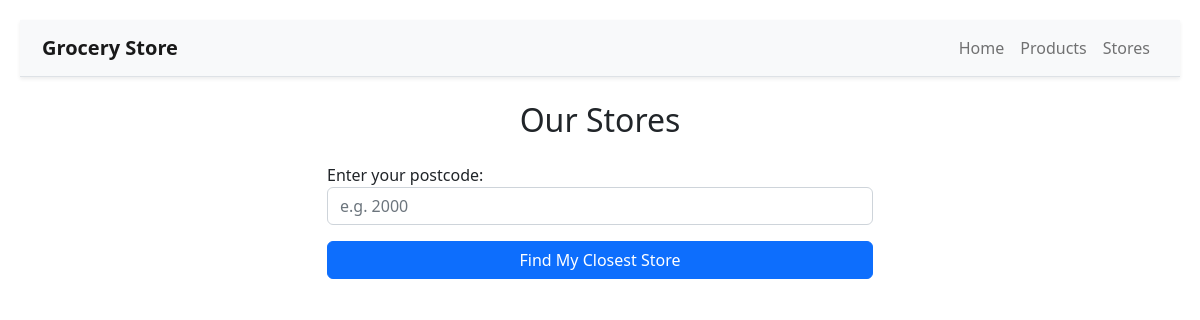
Page /stores on the earlier database version.
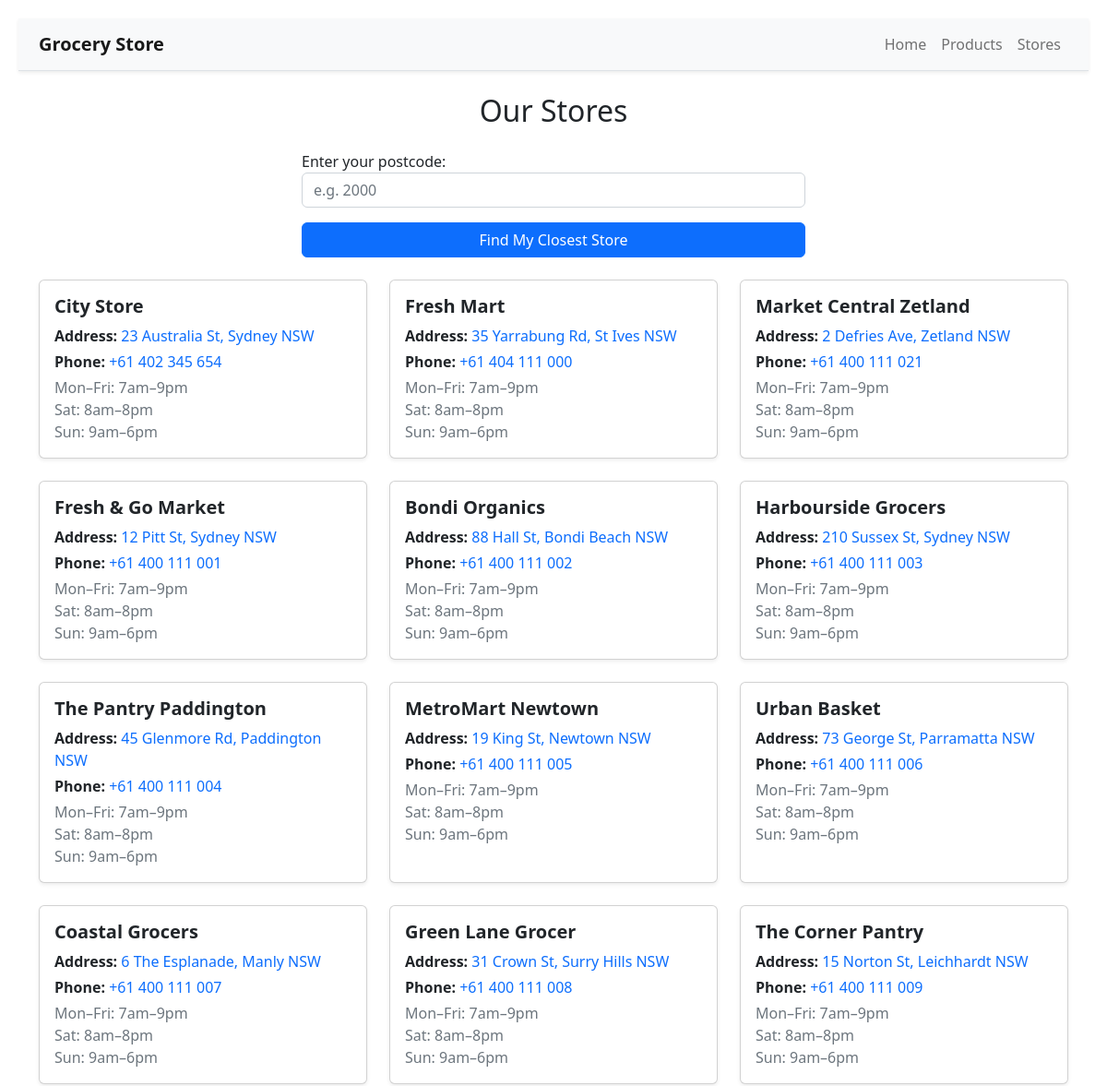
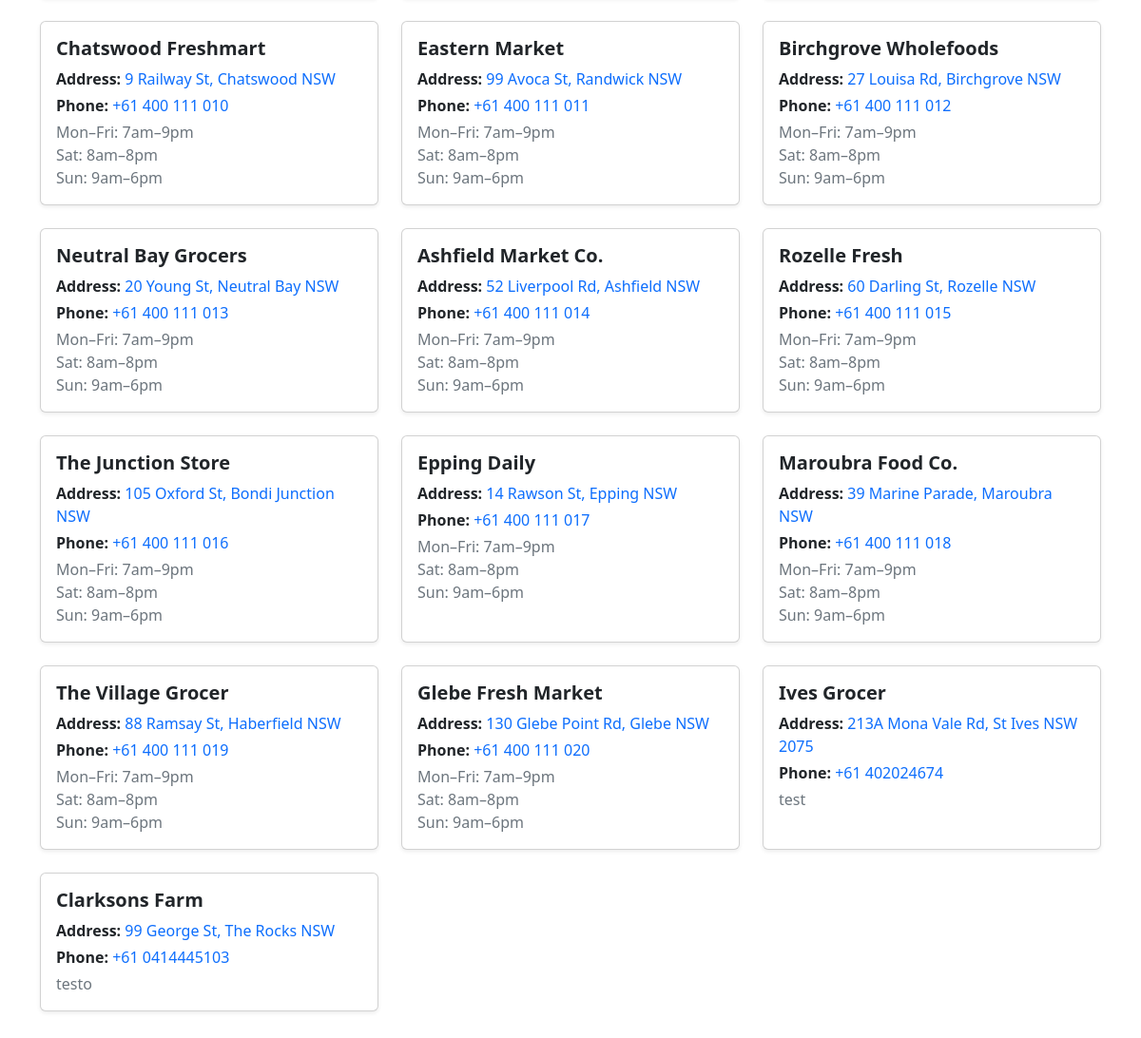
Same page on the later database version (2 pictures, top to bottom).
### grocery_store_app/models/store.py (models this page shows, shortened)
class Store(models.Model):
  name = models.CharField(max_length=50)
  address = models.CharField(max_length=255)
  postcode = models.CharField(max_length=10, null=True, blank=True)
  phone_number = models.CharField(max_length=20)
  opening_hours = models.CharField(max_length=500)
  latitude = models.FloatField(null =True, blank=True)
  longitude = models.FloatField(null =True, blank=True)

### grocery_store_app/views.py (the view)
# urls.py: path("stores", views.stores, name="stores"),
def stores(request):
    store_objects = Store.objects.exclude(latitude__isnull=True, longitude__isnull=True)
    closest_store = None
    distance_km = None
    if request.method == 'POST':
        form = PostcodeForm(request.POST)
        if form.is_valid():
            postcode = form.cleaned_data['postcode']
            user_lat, user_lng = geocode_postcode(postcode)
            if user_lat and user_lng:
                min_distance = float('inf')
                for store in store_objects:
                    dist = haversine(user_lat, user_lng, store.latitude, store.longitude)
                    if dist < min_distance:
                        min_distance = dist
                        closest_store = store
                        distance_km = round(min_distance, 2)
    else:
        form = PostcodeForm()
    return render(request, "grocery_store_app/stores.html", {
        "stores": store_objects,
        "form": form,
        "closest_store": closest_store,
        "distance_km": distance_km
    })

### grocery_store_app/forms.py
class PostcodeForm(forms.Form):
    postcode = forms.CharField(
        label="Enter your postcode",
        max_length=4,
        widget=forms.TextInput(attrs={
            'class': 'form-control',
            'placeholder': 'e.g. 2000'
        })
    )

### grocery_store_app/templates/grocery_store_app/stores.html (shortened to what this page needs)
{% extends "grocery_store_app/layout.html" %}
{% block body %}
<div class="container my-4">
  <h2 class="mb-4 text-center">Our Stores</h2>
  <div class="row justify-content-center mb-4">
    <div class="col-md-6">
      <form method="post">
        {{ form.as_p }}
        <button type="submit" class="btn btn-primary w-100">Find My Closest Store</button>
      </form>
    </div>
  </div>
  <div class="row gy-4">
    {% for store in stores %}
    <div class="col-md-6 col-lg-4">
      <div class="card shadow-sm h-100">
        <div class="card-body">
          <h5 class="card-title fw-bold">{{ store.name }}</h5>
          <p class="mb-1">
            <strong>Address: </strong><a href="https://www.google.com/maps/search/?api=1&query={{ store.address|urlencode }}" target="_blank" rel="noopener noreferrer" class="text-decoration-none">{{ store.address }}</a>
          </p>
          <p class="mb-1">
            <strong>Phone: </strong><a href="tel:{{ store.phone_number }}" class="text-decoration-none">{{ store.phone_number }}</a>
          </p>
          <p class="card-text text-muted">{{ store.opening_hours|linebreaksbr }}</p>
        </div>
      </div>
    </div>
    {% endfor %}
  </div>
</div>
{% endblock %}

### grocery_store_app/templates/grocery_store_app/layout.html (shortened to what this page needs)
{% load static %}
<!DOCTYPE html>
<html lang="en">
<head>
  <link href="https://cdn.jsdelivr.net/npm/bootstrap@5.2.3/dist/css/bootstrap.min.css" rel="stylesheet"
>
  <link href="{% static 'grocery_store_app/style.css' %}" rel="stylesheet">
</head>
<body>
  <nav class="navbar navbar-expand-lg navbar-light bg-light border-bottom shadow-sm mb-4">
  <div class="container">
    <a class="navbar-brand fw-bold" href="{% url 'index' %}">Grocery Store</a>
    <div class="collapse navbar-collapse" id="navbarNav">
      <ul class="navbar-nav ms-auto">
        <li class="nav-item">
          <a class="nav-link {% if request.path == '/' %}active{% endif %}" href="{% url 'index' %}">Home</a>
        </li>
        <li class="nav-item">
          <a class="nav-link {% if request.path == '/products/' %}active{% endif %}" href="{% url 'products' %}">Products</a>
        </li>
        <li class="nav-item">
          <a class="nav-link {% if request.path == '/stores/' %}active{% endif %}" href="{% url 'stores' %}">Stores</a>
        </li>
      </ul>
    </div>
  </div>
</nav>
  {% block body %}
  {% endblock %}
</body>
</html>

### grocery_store_app/static/grocery_store_app/style.css (style rules this page uses)
body { padding: 20px; }

Differences in the rows shown:
added Store: name "City Store", address "23 Australia St, Sydney NSW", phone_number "+61 402 345 654", opening_hours "Mon–Fri: 7am–9pm Sat: 8am–8pm Sun: 9am–6pm"
added Store: name "Fresh Mart", address "35 Yarrabung Rd, St Ives NSW", phone_number "+61 404 111 000", opening_hours "Mon–Fri: 7am–9pm Sat: 8am–8pm Sun: 9am–6pm"
added Store: name "Market Central Zetland", address "2 Defries Ave, Zetland NSW", phone_number "+61 400 111 021", opening_hours "Mon–Fri: 7am–9pm Sat: 8am–8pm Sun: 9am–6pm"
added Store: name "Fresh & Go Market", address "12 Pitt St, Sydney NSW", phone_number "+61 400 111 001", opening_hours "Mon–Fri: 7am–9pm Sat: 8am–8pm Sun: 9am–6pm"
added Store: name "Bondi Organics", address "88 Hall St, Bondi Beach NSW", phone_number "+61 400 111 002", opening_hours "Mon–Fri: 7am–9pm Sat: 8am–8pm Sun: 9am–6pm"
added Store: name "Harbourside Grocers", address "210 Sussex St, Sydney NSW", phone_number "+61 400 111 003", opening_hours "Mon–Fri: 7am–9pm Sat: 8am–8pm Sun: 9am–6pm"
added Store: name "The Pantry Paddington", address "45 Glenmore Rd, Paddington NSW", phone_number "+61 400 111 004", opening_hours "Mon–Fri: 7am–9pm Sat: 8am–8pm Sun: 9am–6pm"
added Store: name "MetroMart Newtown", address "19 King St, Newtown NSW", phone_number "+61 400 111 005", opening_hours "Mon–Fri: 7am–9pm Sat: 8am–8pm Sun: 9am–6pm"
added Store: name "Urban Basket", address "73 George St, Parramatta NSW", phone_number "+61 400 111 006", opening_hours "Mon–Fri: 7am–9pm Sat: 8am–8pm Sun: 9am–6pm"
added Store: name "Coastal Grocers", address "6 The Esplanade, Manly NSW", phone_number "+61 400 111 007", opening_hours "Mon–Fri: 7am–9pm Sat: 8am–8pm Sun: 9am–6pm"
added Store: name "Green Lane Grocer", address "31 Crown St, Surry Hills NSW", phone_number "+61 400 111 008", opening_hours "Mon–Fri: 7am–9pm Sat: 8am–8pm Sun: 9am–6pm"
added Store: name "The Corner Pantry", address "15 Norton St, Leichhardt NSW", phone_number "+61 400 111 009", opening_hours "Mon–Fri: 7am–9pm Sat: 8am–8pm Sun: 9am–6pm"
added Store: name "Chatswood Freshmart", address "9 Railway St, Chatswood NSW", phone_number "+61 400 111 010", opening_hours "Mon–Fri: 7am–9pm Sat: 8am–8pm Sun: 9am–6pm"
added Store: name "Eastern Market", address "99 Avoca St, Randwick NSW", phone_number "+61 400 111 011", opening_hours "Mon–Fri: 7am–9pm Sat: 8am–8pm Sun: 9am–6pm"
added Store: name "Birchgrove Wholefoods", address "27 Louisa Rd, Birchgrove NSW", phone_number "+61 400 111 012", opening_hours "Mon–Fri: 7am–9pm Sat: 8am–8pm Sun: 9am–6pm"
added Store: name "Neutral Bay Grocers", address "20 Young St, Neutral Bay NSW", phone_number "+61 400 111 013", opening_hours "Mon–Fri: 7am–9pm Sat: 8am–8pm Sun: 9am–6pm"
added Store: name "Ashfield Market Co.", address "52 Liverpool Rd, Ashfield NSW", phone_number "+61 400 111 014", opening_hours "Mon–Fri: 7am–9pm Sat: 8am–8pm Sun: 9am–6pm"
added Store: name "Rozelle Fresh", address "60 Darling St, Rozelle NSW", phone_number "+61 400 111 015", opening_hours "Mon–Fri: 7am–9pm Sat: 8am–8pm Sun: 9am–6pm"
added Store: name "The Junction Store", address "105 Oxford St, Bondi Junction NSW", phone_number "+61 400 111 016", opening_hours "Mon–Fri: 7am–9pm Sat: 8am–8pm Sun: 9am–6pm"
added Store: name "Epping Daily", address "14 Rawson St, Epping NSW", phone_number "+61 400 111 017", opening_hours "Mon–Fri: 7am–9pm Sat: 8am–8pm Sun: 9am–6pm"
added Store: name "Maroubra Food Co.", address "39 Marine Parade, Maroubra NSW", phone_number "+61 400 111 018", opening_hours "Mon–Fri: 7am–9pm Sat: 8am–8pm Sun: 9am–6pm"
added Store: name "The Village Grocer", address "88 Ramsay St, Haberfield NSW", phone_number "+61 400 111 019", opening_hours "Mon–Fri: 7am–9pm Sat: 8am–8pm Sun: 9am–6pm"
added Store: name "Glebe Fresh Market", address "130 Glebe Point Rd, Glebe NSW", phone_number "+61 400 111 020", opening_hours "Mon–Fri: 7am–9pm Sat: 8am–8pm Sun: 9am–6pm"
added Store: name "Ives Grocer", address "213A Mona Vale Rd, St Ives NSW 2075", phone_number "+61 402024674", opening_hours "test"
added Store: name "Clarksons Farm", address "99 George St, The Rocks NSW", phone_number "+61 0414445103", opening_hours "testo"
